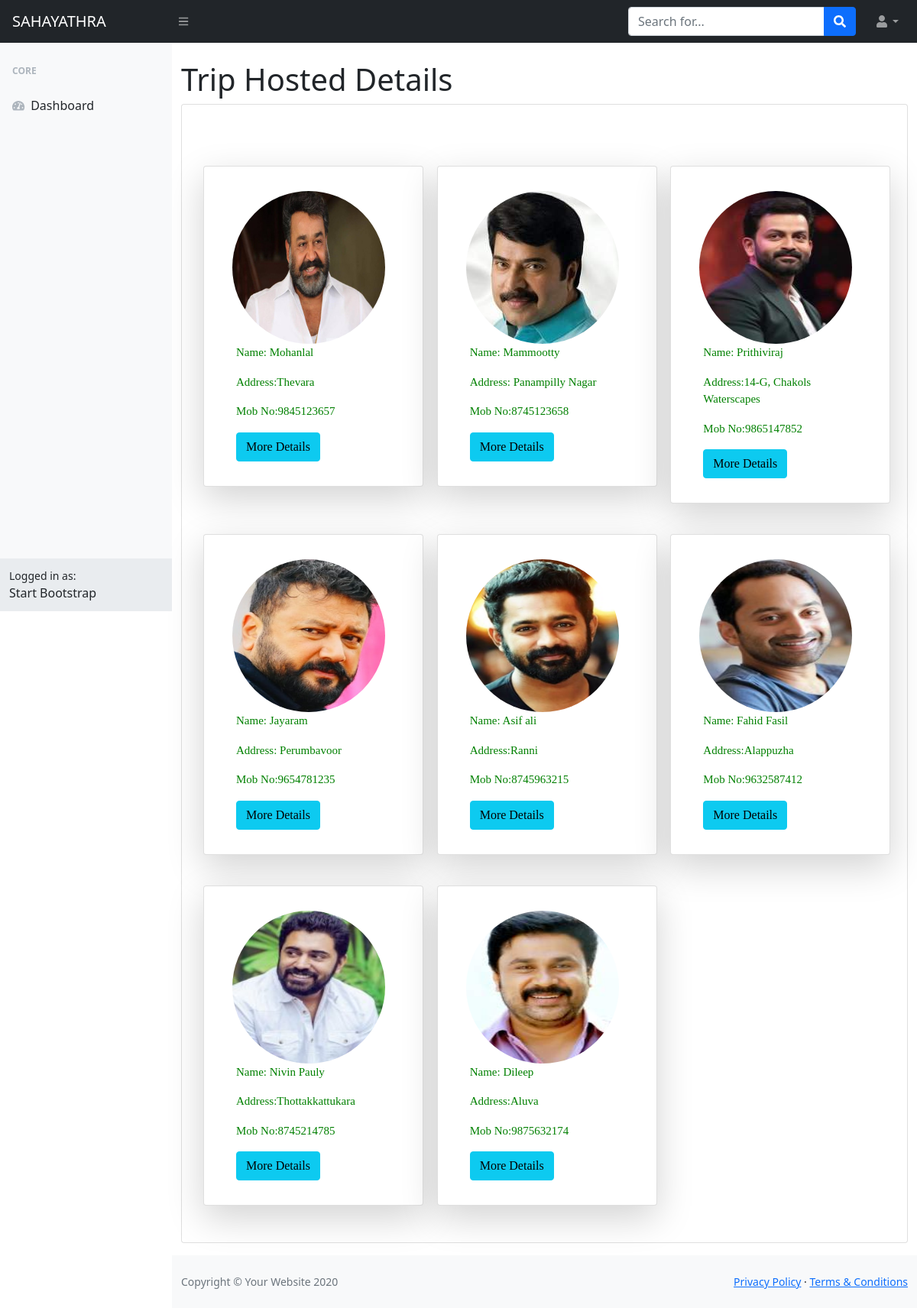
Screenshot of /Admin/dist/Giver_details.php with the database file from the repository.
### tables this page shows
CREATE TABLE IF NOT EXISTS `trip_giver` (
  `Id` int(11) NOT NULL AUTO_INCREMENT,
  `Giver_Name` varchar(50) NOT NULL,
  `aaddhar` varchar(50) NOT NULL,
  `address` varchar(50) NOT NULL,
  `mobno` varchar(50) NOT NULL,
  `native` varchar(50) NOT NULL,
  `nationality` varchar(50) NOT NULL,
  `car_type` varchar(50) NOT NULL,
  `imagename` varchar(100) NOT NULL,
  `password` varchar(51) NOT NULL,
  PRIMARY KEY (`Id`)
);

### Admin/dist/Giver_details.php (the view, shortened to what this page needs)
<!DOCTYPE html>
<html lang="en">
    <head>
        <link href="css/styles.css" rel="stylesheet" />
        <link href="https://cdn.jsdelivr.net/npm/bootstrap@5.0.0-beta2/dist/css/bootstrap.min.css" rel="stylesheet">
    </head>
    <body class="sb-nav-fixed">
        <nav class="sb-topnav navbar navbar-expand navbar-dark bg-dark">
            <a class="navbar-brand" href="index.html">SAHAYATHRA</a>
            <button class="btn btn-link btn-sm order-1 order-lg-0" id="sidebarToggle" href="#"><i class="fas fa-bars"></i></button>
            <form class="d-none d-md-inline-block form-inline ml-auto mr-0 mr-md-3 my-2 my-md-0">
                <div class="input-group">
                    <input class="form-control" type="text" placeholder="Search for..." aria-label="Search" aria-describedby="basic-addon2" />
                    <div class="input-group-append">
                        <button class="btn btn-primary" type="button"><i class="fas fa-search"></i></button>
                    </div>
                </div>
            </form>
            <ul class="navbar-nav ml-auto ml-md-0">
                <li class="nav-item dropdown">
                    <a class="nav-link dropdown-toggle" id="userDropdown" href="#" role="button" data-toggle="dropdown" aria-haspopup="true" aria-expanded="false"><i class="fas fa-user fa-fw"></i></a>
                </li>
            </ul>
        </nav>
        <div id="layoutSidenav">
            <div id="layoutSidenav_nav">
                <nav class="sb-sidenav accordion sb-sidenav-light" id="sidenavAccordion">
                    <div class="sb-sidenav-menu">
                        <div class="nav">
                            <div class="sb-sidenav-menu-heading">Core</div>
                            <a class="nav-link" href="admin.php">
                                <div class="sb-nav-link-icon"><i class="fas fa-tachometer-alt"></i></div>
                                Dashboard
                            </a>
                         </div>
                    </div>
                    <div class="sb-sidenav-footer">
                        <div class="small">Logged in as:</div>
                        Start Bootstrap
                    </div>
                </nav>
            </div>
            <div id="layoutSidenav_content">
                <main>
                    <div class="container-fluid">
                        <h1 class="mt-4">Trip Hosted Details</h1>
                        <div class="card mb-3">
                            <div class="card-body">
                            <div class="container py-3">
      <div class="row mt-4">
      <?php
$conn = mysqli_connect('localhost','root','','sahayathra');
$sql = "SELECT * FROM `trip_giver`";
$result = mysqli_query($conn, $sql);
if (mysqli_num_rows($result) > 0)
{
  while($row = mysqli_fetch_array($result))
  {
    ?>
  <div class="col-md-4 mt-4 ">
         <div class="card  shadow-lg p-3 mb-3 bg-white rounded" style="width:18rem; ">
            <div class="card-body">
            <img src="/sahayathra/giver Reg Form/imagesuploadedf/<?php echo $row['imagename'];?>" class="rounded-circle" width="200px" height="200px" style="margin-left:5px;" alt="">
            <div class="card-text">
              <p>Name: <?php echo $row['Giver_Name']?></p>
              <p>Address:<?php echo $row['address']?></p>
              <p>Mob No:<?php echo $row['mobno']?></p>
              <input type="button" name="view" value="More Details" Id="<?php echo $row['Id']; ?>" class="btn btn-info btn-xs view_data" />
            </div>
            </div>
          </div>
        </div>
    <?php
  }
}
?>
      </div>
   </div>
                            </div>
                        </div>
                    </div>
                </main>
                <footer class="py-4 bg-light mt-auto">
                    <div class="container-fluid">
                        <div class="d-flex align-items-center justify-content-between small">
                            <div class="text-muted">Copyright &copy; Your Website 2020</div>
                            <div>
                                <a href="#">Privacy Policy</a>
                                &middot;
                                <a href="#">Terms &amp; Conditions</a>
                            </div>
                        </div>
                    </div>
                </footer>
            </div>
        </div>
    </body>
</html>

### Admin/dist/Giver_details.php (style rules this page uses)
.card-text { margin-left:10px; font-size:15px; color:green;font-family: "Times New Roman", Times, serif; }

### rows the page displays
trip_giver: imagename (picture), Giver_Name "Mohanlal", address "Thevara", mobno "9845123657"
trip_giver: imagename (picture), Giver_Name "Mammootty", address "Panampilly Nagar", mobno "8745123658"
trip_giver: imagename (picture), Giver_Name "Prithiviraj", address "14-G, Chakols Waterscapes", mobno "9865147852"
trip_giver: imagename (picture), Giver_Name "Jayaram", address "Perumbavoor", mobno "9654781235"
trip_giver: imagename (picture), Giver_Name "Asif ali", address "Ranni", mobno "8745963215"
trip_giver: imagename (picture), Giver_Name "Fahid Fasil", address "Alappuzha", mobno "9632587412"
trip_giver: imagename (picture), Giver_Name "Nivin Pauly", address "Thottakkattukara", mobno "8745214785"
trip_giver: imagename (picture), Giver_Name "Dileep", address "Aluva", mobno "9875632174"
